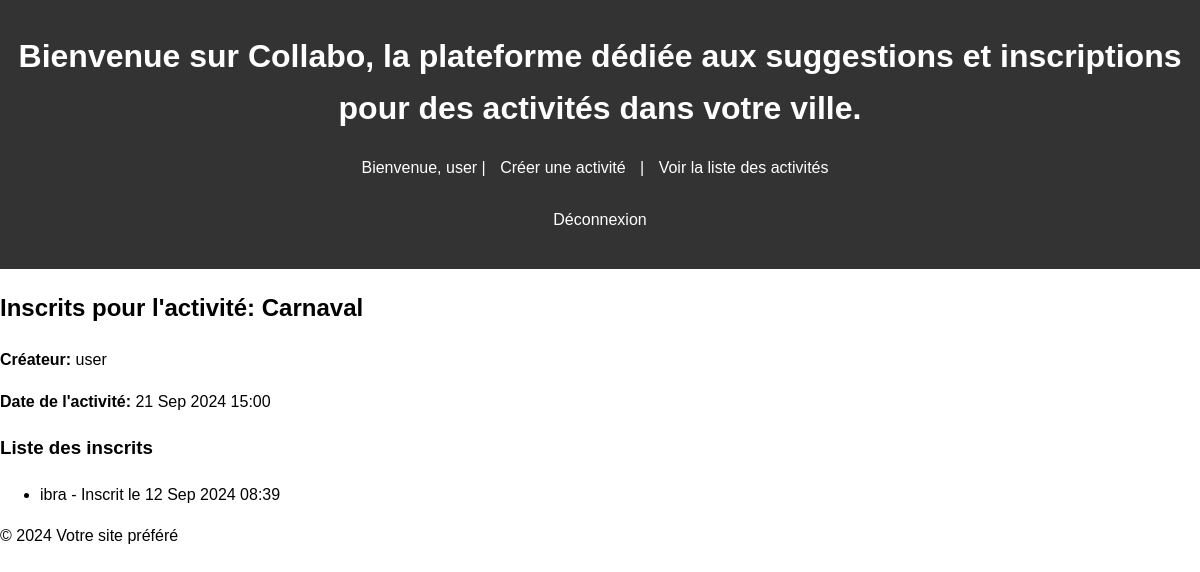
Screenshot of /activites/9/inscriptions/ (signed in) with the database file from the repository.
### public/models.py (models this page shows, shortened)
class Activite(models.Model):
    nom = models.CharField(max_length=280)
    createur = models.ForeignKey(User, on_delete=models.CASCADE)
    ville = models.ForeignKey(Ville, on_delete=models.CASCADE)
    type = models.ForeignKey(TypeActivite, on_delete=models.CASCADE)
    date = models.DateTimeField()
    adresse = models.CharField(max_length=280, null=True)

class Registration(models.Model):
    user = models.ForeignKey(User, on_delete=models.CASCADE)
    activity = models.ForeignKey(Activite, on_delete=models.CASCADE)
    date = models.DateTimeField(auto_now_add=True)

### public/views.py (the view)
# urls.py: path('activites/<int:activite_id>/inscriptions/', views.inscription_activite_list, name='inscription_activite_list'),
def inscription_activite_list(request, activite_id):
    activite = get_object_or_404(Activite, id=activite_id)
    if request.user != activite.createur:
        messages.error(request, "Vous n'avez pas la permission de voir cette liste.")
        return redirect('activite_list')
    registrations = Registration.objects.filter(activity=activite)
    return render(request, 'inscription_activite_list.html', {'activite': activite, 'registrations': registrations})

### public/templates/inscription_activite_list.html (shortened to what this page needs)
{% extends 'base.html' %}
{% block content %}
    <h2>Inscrits pour l'activité: {{ activite.nom }}</h2>
    <p><strong>Créateur:</strong> {{ activite.createur.username }}</p>
    <p><strong>Date de l'activité:</strong> {{ activite.date|date:"d M Y H:i" }}</p>
    <h3>Liste des inscrits</h3>
    <ul>
        {% for registration in registrations %}
            <li>{{ registration.user.username }} - Inscrit le {{ registration.date|date:"d M Y H:i" }}</li>
        {% empty %}
            <li>Aucun inscrit pour cette activité.</li>
        {% endfor %}
    </ul>
{% endblock %}

### public/templates/base.html (shortened to what this page needs)
<!DOCTYPE html>
<html>
<head>
    {% load static %}
    <link rel="stylesheet" href="{% static 'css/style.css' %}">
</head>
<body>
    <header>
        <h1>Bienvenue sur Collabo, la plateforme dédiée aux suggestions et inscriptions pour des activités dans votre ville.</h1>
        {% if user.is_authenticated %}
            <p>Bienvenue, {{ user.username }} | <a href="{% url 'creer_activite' %}">Créer une activité</a> | <a href="{% url 'activite_list' %}">Voir la liste des activités</a>
                <form method="post" action="{% url 'logout' %}">
                <button type="submit">Déconnexion</button>
            </form>
             </p>
        {% else %}
            <p><a href="{% url 'login' %}">Se connecter</a> </p>
        {% endif %}
    </header>
    <div class="content">
        {% block content %}
        {% endblock %}
    </div>
    <footer>
        <p>&copy; 2024 Votre site préféré </p>
    </footer>
</body>
</html>

### public/static/css/style.css (style rules this page uses)
body { font-family: Arial, sans-serif; line-height: 1.6; margin: 0; padding: 0; }
header { background: #333; color: #fff; padding: 10px 0; text-align: center; }
header a { color: #fff; text-decoration: none; padding: 0 10px; }
button { background-color: #333; border: none; color: white; padding: 10px 20px; text-align: center; text-decoration: none; display: inline-block; font-size: 16px; margin: 4px 2px; cursor: pointer; }

### rows the page displays
Activite: nom "Carnaval", createur.username "user", date "21 Sep 2024 15:00"
Registration: user.username "ibra", date "12 Sep 2024 08:39"

### other values shown
{{ user.username }} "user"
